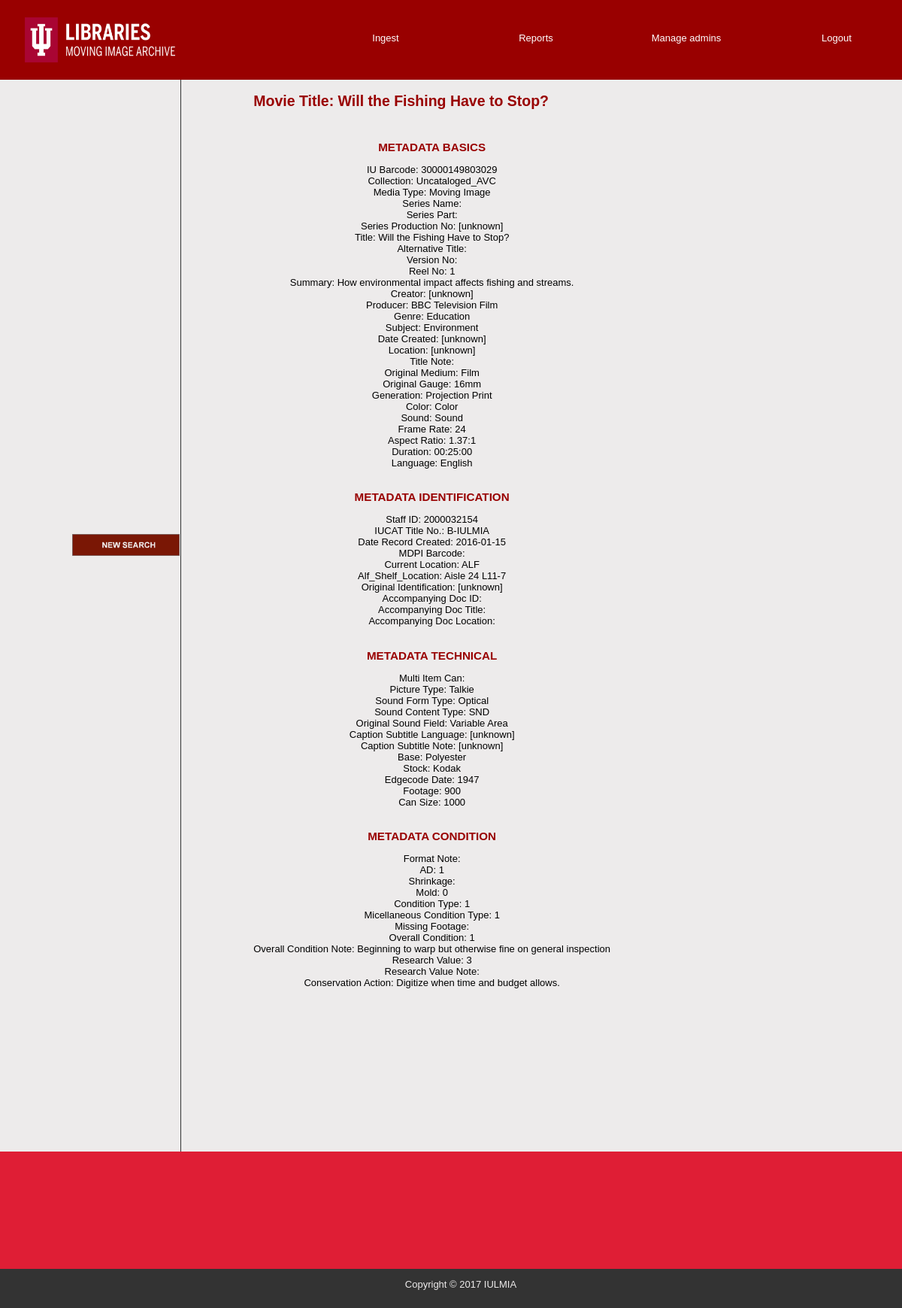
The app's page /public/moviepageadmin.php?movieid=30000149803029 (signed in) with its own data.
### tables this page shows
CREATE TABLE BIB_BASIC (
    Bib_IU_Barcode varchar(20) not null,
    Bib_Collection varchar(200) not null,
    Bib_Media_Type varchar(20),
    Bib_Series_Name varchar(200),
    Bib_Series_Part varchar(10),
    Bib_Series_Production_No varchar(25),
    Bib_Title varchar(200) not null,
    Bib_Alternative_Title varchar(200),
    Bib_Version_No smallint,
    Bib_Reel_No smallint,
    Bib_Summary varchar(200),
    Bib_Creator varchar(50),
    Bib_Producer varchar(50),
    Bib_Genre varchar(25) not null,
    Bib_Subject varchar(50) not null,
    Bib_Date_Created varchar(200),
    Bib_Location varchar(200),
    Bib_Title_Note varchar(200),
    Bib_Original_Medium varchar(15),
    Bib_Original_Gauge varchar(25),
    Bib_Generation varchar(50),
    Bib_Color varchar(20),
    Bib_Sound varchar(15),
    Bib_Frame_Rate int,
    Bib_Aspect_Ratio varchar(10),
    Bib_Duration time,
    Bib_Language varchar(50),
    primary key (Bib_IU_Barcode)
);

CREATE TABLE BIB_IDENT (
    Bibident_ID int not null auto_increment,
    Bib_IU_Barcode varchar(20) not null,
    Per_ID varchar(15) not null,
    Bibident_IUCAT_Title_No varchar(50),
    Bibident_Date_Record_Created DATE,
    Bibident_MDPI_Barcode bigint,
    Bibident_Current_Location varchar(50) not null,
    Bibident_Alf_Shelf_Location varchar(30),
    Bibident_Original_Identification varchar(25),
    Bibident_Accompanying_Doc_ID varchar(25),
    Bibident_Accompanying_Doc_Title varchar(200),
    Bibident_Accompanying_Doc_Location varchar(25),
    primary key (Bibident_ID), 
    foreign key (Bib_IU_Barcode) references BIB_BASIC (Bib_IU_Barcode),
    foreign key (Per_ID) references PERSON (Per_ID)
);

CREATE TABLE BIB_TECH (
    BibTech_ID int not null auto_increment,
    Bib_IU_Barcode varchar(20) not null,
    BibTech_Multi_Item_Can int,
    BibTech_Picture_Type varchar(50),
    BibTech_Sound_Form_Type varchar(25),
    BibTech_Sound_Content_Type varchar(200),
    BibTech_Original_Sound_Field varchar(200),
    BibTech_Caption_Subtitle_Language varchar(25),
    BibTech_Caption_Subtitle_Note varchar(200),
    BibTech_Base varchar(25),
    BibTech_Stock varchar(25),
    BibTech_Edgecode_Date year,
    BibTech_Footage int,
    BibTech_Can_Size int,
    primary key (BibTech_ID), 
    foreign key (Bib_IU_Barcode) references BIB_BASIC (Bib_IU_Barcode)
);

CREATE TABLE BIB_COND (
    Bibcond_ID int not null auto_increment,
    Bib_IU_Barcode varchar(20) not null,
    BibCond_Format_Note varchar(200),
    BibCond_AD smallint,
    BibCond_Shrinkage float(2,1),
    BibCond_Mold smallint,
    BibCond_Condition_Type smallint,
    BibCond_Micellaneous_Condition_Type varchar(200),
    BibCond_Missing_Footage int,
    BibCond_Overall_Condition smallint,
    BibCond_Overall_Condition_Note varchar(200),
    BibCond_Research_Value smallint,
    BibCond_Research_Value_Note varchar(200),
    BibCond_Conservation_Action varchar(200),
    primary key (Bibcond_ID), 
    foreign key (Bib_IU_Barcode) references BIB_BASIC (Bib_IU_Barcode)
);

### includes/functions.php (called while the page is built, shortened)
<?php
	function fetch_details_movie($movie_id) {
		global $connection;
		$query = "Select * from BIB_BASIC where Bib_IU_Barcode = $movie_id";
		$movie_details = mysqli_query($connection, $query);
		return $movie_details;
	}
	function fetch_ident_details_movie($movie_id) {
		global $connection;
		$query = "Select * from BIB_IDENT where Bib_IU_Barcode = $movie_id";
		$movie_details = mysqli_query($connection, $query);
		return $movie_details;
	}
	function fetch_tech_details_movie($movie_id) {
		global $connection;
		$query = "Select * from BIB_TECH where Bib_IU_Barcode = $movie_id";
		$movie_details = mysqli_query($connection, $query);
		return $movie_details;
	}
	function fetch_cond_details_movie($movie_id) {
		global $connection;
		$query = "Select * from BIB_COND where Bib_IU_Barcode = $movie_id";
		$movie_details = mysqli_query($connection, $query);
		return $movie_details;
	}
?>

### public/moviepageadmin.php (the view, shortened to what this page needs)
<?php require_once("../includes/data/db_config.php"); ?>
<?php require_once("../includes/functions.php"); ?>
<?php include("../includes/templates/header-admin.php"); ?>
<div id="main">
	<table>
		<tr>
			<td width="20%"><div id="navigation" style="padding-left: 40%; padding-bottom: 98%">
				<br>
				<br>
				<br>
				<a href="ingest.php"><img src="../public/images/NewSearchN.png" alt="New Search" width="100%"></a>
			</div></td>
			<td width="80%"><div id="page">
			<?php
				if(isset($_GET["movieid"])) {
					$movie_bib_details = fetch_details_movie($_GET["movieid"]);
					$output = "<h2>";
					$output .= "Movie Title: ";
					while ($mov = mysqli_fetch_assoc($movie_bib_details)) {
						$output .= $mov["Bib_Title"] . "</h2><br>";
						$output .= "<h3>METADATA BASICS</h3>";
						$output .= "IU Barcode: " . $mov["Bib_IU_Barcode"] . "<br>";
						$output .= "Collection: " . $mov["Bib_Collection"] . "<br>";
						$output .= "Media Type: " . $mov["Bib_Media_Type"] . "<br>";
						$output .= "Series Name: " . $mov["Bib_Series_Name"] . "<br>";
						$output .= "Series Part: " . $mov["Bib_Series_Part"] . "<br>";
						$output .= "Series Production No: " . $mov["Bib_Series_Production_No"] . "<br>";
						$output .= "Title: " . $mov["Bib_Title"] . "<br>";
						$output .= "Alternative Title: " . $mov["Bib_Alternative_Title"] . "<br>";
						$output .= "Version No: " . $mov["Bib_Version_No"] . "<br>";
						$output .= "Reel No: " . $mov["Bib_Reel_No"] . "<br>";
						$output .= "Summary: " . $mov["Bib_Summary"] . "<br>";
						$output .= "Creator: " . $mov["Bib_Creator"] . "<br>";
						$output .= "Producer: " . $mov["Bib_Producer"] . "<br>";
						$output .= "Genre: " . $mov["Bib_Genre"] . "<br>";
						$output .= "Subject: " . $mov["Bib_Subject"] . "<br>";
						$output .= "Date Created: " . $mov["Bib_Date_Created"] . "<br>";
						$output .= "Location: " . $mov["Bib_Location"] . "<br>";
						$output .= "Title Note: " . $mov["Bib_Title_Note"] . "<br>";
						$output .= "Original Medium: " . $mov["Bib_Original_Medium"] . "<br>";
						$output .= "Original Gauge: " . $mov["Bib_Original_Gauge"] . "<br>";
						$output .= "Generation: " . $mov["Bib_Generation"] . "<br>";
						$output .= "Color: " . $mov["Bib_Color"] . "<br>";
						$output .= "Sound: " . $mov["Bib_Sound"] . "<br>";
						$output .= "Frame Rate: " . $mov["Bib_Frame_Rate"] . "<br>";
						$output .= "Aspect Ratio: " . $mov["Bib_Aspect_Ratio"] . "<br>";
						$output .= "Duration: " . $mov["Bib_Duration"] . "<br>";
						$output .= "Language: " . $mov["Bib_Language"] . "<br>";
					}
					echo "$output";
				}
			?>
			<br>
			<h3>METADATA IDENTIFICATION</h3>
			<?php
				if(isset($_GET["movieid"])) {
					$movie_bib_details = fetch_ident_details_movie($_GET["movieid"]);
					$output = "";
					while ($mov = mysqli_fetch_assoc($movie_bib_details)) {
						$output .= "Staff ID: " . $mov["Per_ID"] . "<br>";
						$output .= "IUCAT Title No.: " . $mov["Bibident_IUCAT_Title_No"] . "<br>";
						$output .= "Date Record Created: " . $mov["Bibident_Date_Record_Created"] . "<br>";
						$output .= "MDPI Barcode: " . $mov["Bibident_MDPI_Barcode"] . "<br>";
						$output .= "Current Location: " . $mov["Bibident_Current_Location"] . "<br>";
						$output .= "Alf_Shelf_Location: " . $mov["Bibident_Alf_Shelf_Location"] . "<br>";
						$output .= "Original Identification: " . $mov["Bibident_Original_Identification"] . "<br>";
						$output .= "Accompanying Doc ID: " . $mov["Bibident_Accompanying_Doc_ID"] . "<br>";
						$output .= "Accompanying Doc Title: " . $mov["Bibident_Accompanying_Doc_Title"] . "<br>";
						$output .= "Accompanying Doc Location: " . $mov["Bibident_Accompanying_Doc_Location"] . "<br>";
					}
					echo "$output";
				}
			?>
			<br>
			<h3>METADATA TECHNICAL</h3>
			<?php
				if(isset($_GET["movieid"])) {
					$movie_bib_details = fetch_tech_details_movie($_GET["movieid"]);
					$output = "";
					while ($mov = mysqli_fetch_assoc($movie_bib_details)) {
						$output .= "Multi Item Can: " . $mov["BibTech_Multi_Item_Can"] . "<br>";
						$output .= "Picture Type: " . $mov["BibTech_Picture_Type"] . "<br>";
						$output .= "Sound Form Type: " . $mov["BibTech_Sound_Form_Type"] . "<br>";
						$output .= "Sound Content Type: " . $mov["BibTech_Sound_Content_Type"] . "<br>";
						$output .= "Original Sound Field: " . $mov["BibTech_Original_Sound_Field"] . "<br>";
						$output .= "Caption Subtitle Language: " . $mov["BibTech_Caption_Subtitle_Language"] . "<br>";
						$output .= "Caption Subtitle Note: " . $mov["BibTech_Caption_Subtitle_Note"] . "<br>";
						$output .= "Base: " . $mov["BibTech_Base"] . "<br>";
						$output .= "Stock: " . $mov["BibTech_Stock"] . "<br>";
						$output .= "Edgecode Date: " . $mov["BibTech_Edgecode_Date"] . "<br>";
						$output .= "Footage: " . $mov["BibTech_Footage"] . "<br>";
						$output .= "Can Size: " . $mov["BibTech_Can_Size"] . "<br>";
					}
					echo "$output";
				}
			?>
			<br>
			<h3>METADATA CONDITION</h3>
			<?php
				if(isset($_GET["movieid"])) {
					$movie_bib_details = fetch_cond_details_movie($_GET["movieid"]);
					$output = "";
					while ($mov = mysqli_fetch_assoc($movie_bib_details)) {
						$output .= "Format Note: " . $mov["BibCond_Format_Note"] . "<br>";
						$output .= "AD: " . $mov["BibCond_AD"] . "<br>";
						$output .= "Shrinkage: " . $mov["BibCond_Shrinkage"] . "<br>";
						$output .= "Mold: " . $mov["BibCond_Mold"] . "<br>";
						$output .= "Condition Type: " . $mov["BibCond_Condition_Type"] . "<br>";
						$output .= "Micellaneous Condition Type: " . $mov["BibCond_Micellaneous_Condition_Type"] . "<br>";
						$output .= "Missing Footage: " . $mov["BibCond_Missing_Footage"] . "<br>";
						$output .= "Overall Condition: " . $mov["BibCond_Overall_Condition"] . "<br>";
						$output .= "Overall Condition Note: " . $mov["BibCond_Overall_Condition_Note"] . "<br>";
						$output .= "Research Value: " . $mov["BibCond_Research_Value"] . "<br>";
						$output .= "Research Value Note: " . $mov["BibCond_Research_Value_Note"] . "<br>";
						$output .= "Conservation Action: " . $mov["BibCond_Conservation_Action"] . "<br>";
					}
					echo "$output";
				}
			?>
			</div></td>
		</tr>
	</table>
</div>
<?php include("../includes/templates/footer.php"); ?>

### public/css/public.css (style rules this page uses)
html { height: 100%; width: 100%; }
body { width: 100%; height: 100%; margin: 0; padding: 0; border: 0; font-family: Verdana, Arial, Helvetica, sans-serif; font-size: 13px; line-height: 15px; background: #EDEBEB; text-align: center; }
#main { width: 100%; background: #EDEBEB; overflow: auto; position: relative; }
#navigation { float: left; margin: 0; color: #191919; background: #EDEBEB; }
#navigation a { color: #191919; text-decoration: none; }
#page { float: left; margin: 0; padding-left: 10%; background: #EDEBEB; padding-bottom: 22.5%; }
#page h2 { color: #990000; margin-top: 1em; text-align: left; }
#page h3 { color: #990000; }
table { border-collapse: collapse; }
table td { border: 1px solid #333333; }
table tr:first-child td { border-top: 0; }
table tr:last-child td { border-bottom: 0; }
table tr td:first-child { border-left: 0; }
table tr td:last-child { border-right: 0; }

### records on screen
bib_basic: Bib_Title "Will the Fishing Have to Stop?", Bib_IU_Barcode "30000149803029", Bib_Collection "Uncataloged_AVC", Bib_Media_Type "Moving Image", Bib_Series_Production_No "[unknown]", Bib_Reel_No "1", Bib_Summary "How environmental impact affects fishing and streams.", Bib_Creator "[unknown]", Bib_Producer "BBC Television Film", Bib_Genre "Education", Bib_Subject "Environment", Bib_Date_Created "[unknown]", Bib_Location "[unknown]", Bib_Original_Medium "Film", Bib_Original_Gauge "16mm", Bib_Generation "Projection Print", Bib_Color "Color", Bib_Sound "Sound", Bib_Frame_Rate "24", Bib_Aspect_Ratio "1.37:1", Bib_Duration "00:25:00", Bib_Language "English"
bib_ident: Per_ID "2000032154", Bibident_IUCAT_Title_No "B-IULMIA", Bibident_Date_Record_Created "2016-01-15", Bibident_Current_Location "ALF", Bibident_Alf_Shelf_Location "Aisle 24 L11-7", Bibident_Original_Identification "[unknown]"
bib_tech: BibTech_Picture_Type "Talkie", BibTech_Sound_Form_Type "Optical", BibTech_Sound_Content_Type "SND", BibTech_Original_Sound_Field "Variable Area", BibTech_Caption_Subtitle_Language "[unknown]", BibTech_Caption_Subtitle_Note "[unknown]", BibTech_Base "Polyester", BibTech_Stock "Kodak", BibTech_Edgecode_Date "1947", BibTech_Footage "900", BibTech_Can_Size "1000"
bib_cond: BibCond_AD "1", BibCond_Mold "0", BibCond_Condition_Type "1", BibCond_Micellaneous_Condition_Type "1", BibCond_Overall_Condition "1", BibCond_Overall_Condition_Note "Beginning to warp but otherwise fine on general inspection", BibCond_Research_Value "3", BibCond_Conservation_Action "Digitize when time and budget allows."

### other values on screen
$output "Movie Title:"
